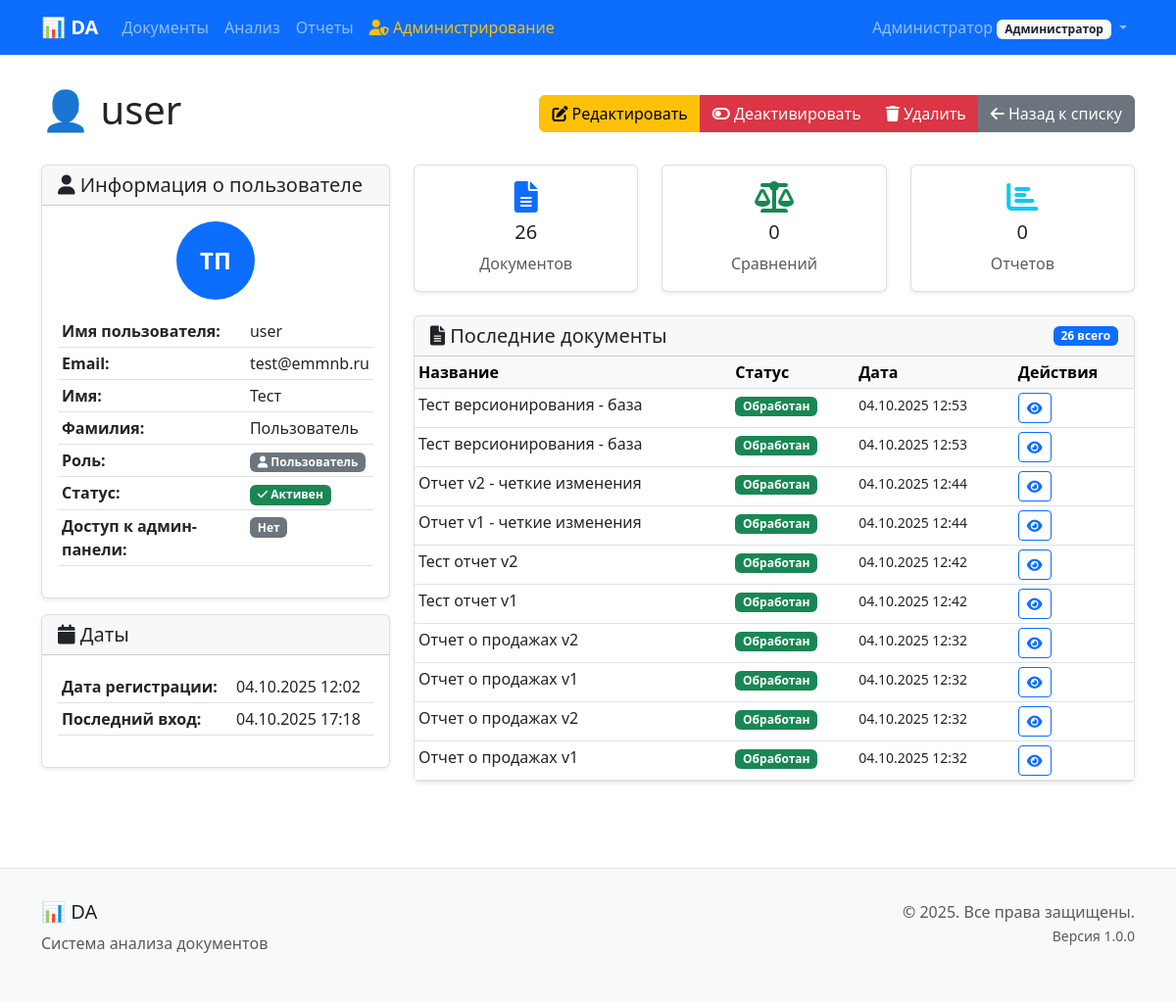
Page /users/admin/4/ (signed in) on the earlier database version.
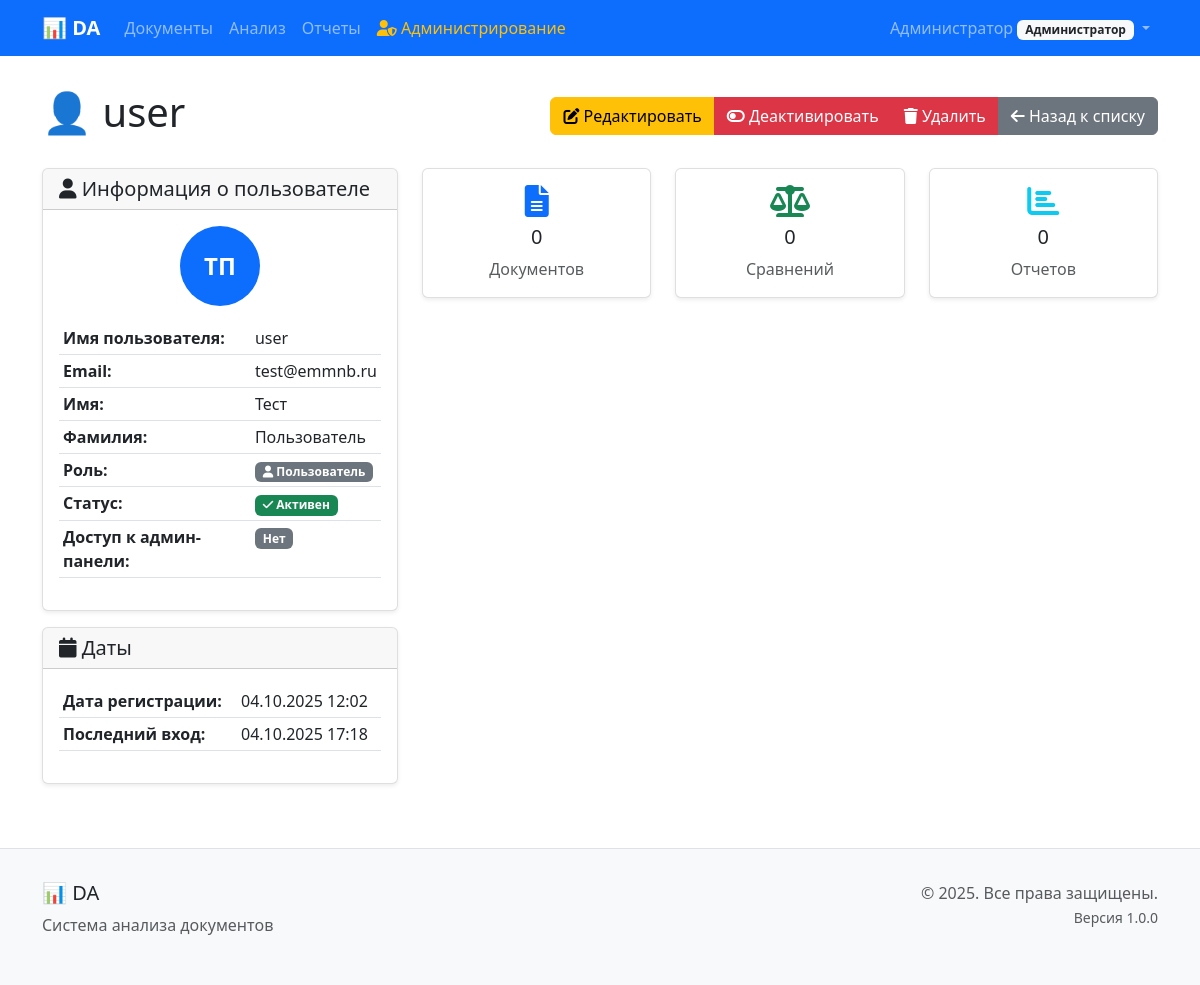
Same page on the later database version.
### documents/models.py (models this page shows, shortened)
class Document(models.Model):
    STATUS_CHOICES = [
        ('uploaded', 'Загружен'),
        ('processing', 'Обрабатывается'),
        ('processed', 'Обработан'),
        ('error', 'Ошибка'),
    ]
    title = models.CharField(
        max_length=255,
        verbose_name='Название документа'
    )
    filename = models.CharField(
        max_length=255,
        verbose_name='Имя файла'
    )
    file = models.FileField(
        upload_to='documents/%Y/%m/%d/',
        validators=[FileExtensionValidator(allowed_extensions=['docx'])],
        verbose_name='Файл документа'
    )
    file_size = models.BigIntegerField(
        verbose_name='Размер файла (байт)'
    )
    checksum = models.CharField(
        max_length=64,
        verbose_name='Контрольная сумма'
    )
    version = models.CharField(
        max_length=50,
        default='1.0',
        verbose_name='Версия'
    )
    status = models.CharField(
        max_length=20,
        choices=STATUS_CHOICES,
        default='uploaded',
        verbose_name='Статус'
    )
    upload_date = models.DateTimeField(
        auto_now_add=True,
        verbose_name='Дата загрузки'
    )
    processed_date = models.DateTimeField(
        null=True,
        blank=True,
        verbose_name='Дата обработки'
    )
    processing_error = models.TextField(
        blank=True,
        verbose_name='Ошибка обработки'
    )
    user = models.ForeignKey(
        User,
        on_delete=models.CASCADE,
        related_name='documents',
        verbose_name='Пользователь'
    )
    parent_document = models.ForeignKey(
        'self',
        on_delete=models.CASCADE,
        null=True,
        blank=True,
        related_name='versions',
        verbose_name='Родительский документ'
    )
    is_latest_version = models.BooleanField(
        default=True,
        verbose_name='Последняя версия'
    )
    version_notes = models.TextField(
        blank=True,
        verbose_name='Заметки к версии'
    )
    content_text = models.TextField(
        blank=True,
        verbose_name='Текстовое содержимое'
    )
    content_structure = models.JSONField(
        default=dict,
        blank=True,
        verbose_name='Структура документа'
    )
    metadata = models.JSONField(
        default=dict,
        blank=True,
        verbose_name='Метаданные'
    )
    key_points = models.JSONField(
        default=list,
        blank=True,
        verbose_name='Ключевые моменты'
    )
    key_points_generated_date = models.DateTimeField(
        null=True,
        blank=True,
        verbose_name='Дата генерации ключевых моментов'
    )
    class Meta:
        verbose_name = 'Документ'
        verbose_name_plural = 'Документы'
        ordering = ['-upload_date']
    def get_latest_version(self):
        if self.parent_document:
            return self.parent_document.get_latest_version()
        else:
            latest = self.versions.filter(is_latest_version=True).first()
            return latest if latest else self

### users/admin_views.py (the view)
# urls.py: path('admin/<int:pk>/', admin_views.AdminUserDetailView.as_view(), name='admin_detail'),
class AdminUserDetailView(AdminRequiredMixin, DetailView):
    model = User
    template_name = 'users/admin/user_detail.html'
    context_object_name = 'user_obj'
    def get_object(self):
        return get_object_or_404(User, pk=self.kwargs['pk'])
    def get_context_data(self, **kwargs):
        context = super().get_context_data(**kwargs)
        user_obj = self.get_object()
        documents_count = Document.objects.filter(user=user_obj).count()
        comparisons_count = Comparison.objects.filter(user=user_obj).count()
        reports_count = Report.objects.filter(user=user_obj).count()
        last_login = user_obj.last_login
        date_joined = user_obj.date_joined
        recent_documents = Document.objects.filter(user=user_obj).order_by('-upload_date')[:10]
        recent_comparisons = Comparison.objects.filter(user=user_obj).order_by('-created_date')[:10]
        recent_reports = Report.objects.filter(user=user_obj).order_by('-generated_date')[:10]
        context.update({
            'documents_count': documents_count,
            'comparisons_count': comparisons_count,
            'reports_count': reports_count,
            'last_login': last_login,
            'date_joined': date_joined,
            'recent_documents': recent_documents,
            'recent_comparisons': recent_comparisons,
            'recent_reports': recent_reports,
        })
        return context

### users/admin_views.py (called while the page is built)
    def test_func(self):
        is_authenticated = self.request.user.is_authenticated
        is_superuser = self.request.user.is_superuser if is_authenticated else False
        is_admin_role = getattr(self.request.user, 'role', None) == 'admin' if is_authenticated else False
        logger.info(f"Admin access check for {self.request.user.username if is_authenticated else 'anonymous'}: "
                   f"authenticated={is_authenticated}, superuser={is_superuser}, admin_role={is_admin_role}")
        return is_authenticated and (is_superuser or is_admin_role)

### templates/users/admin/user_detail.html (shortened to what the changed rows need)
{% extends 'base/base.html' %}
{% block content %}
<div class="row">
    <div class="col-12">
        <div class="d-flex justify-content-between align-items-center mb-4">
            <h1>👤 {{ user_obj.username }}</h1>
        </div>
        <div class="row">
            <div class="col-md-8">
                <div class="row mb-4">
                    <div class="col-md-4">
                        <div class="card text-center">
                            <div class="card-body">
                                <i class="fas fa-file-alt fa-2x text-primary mb-2"></i>
                                <h5 class="card-title">{{ documents_count }}</h5>
                                <p class="card-text text-muted">Документов</p>
                            </div>
                        </div>
                    </div>
                </div>
                {% if recent_documents %}
                    <div class="card mb-4">
                        <div class="card-header d-flex justify-content-between align-items-center">
                            <h5 class="mb-0">
                                <i class="fas fa-file-alt"></i> Последние документы
                            </h5>
                            <span class="badge bg-primary">{{ documents_count }} всего</span>
                        </div>
                        <div class="card-body p-0">
                            <div class="table-responsive">
                                <table class="table table-sm mb-0">
                                    <thead class="table-light">
                                        <tr>
                                            <th>Название</th>
                                            <th>Статус</th>
                                            <th>Дата</th>
                                            <th>Действия</th>
                                        </tr>
                                    </thead>
                                    <tbody>
                                        {% for document in recent_documents %}
                                        <tr>
                                            <td>{{ document.title|truncatechars:30 }}</td>
                                            <td>
                                                <span class="badge
                                                    {% if document.status == 'processed' %}bg-success
                                                    {% elif document.status == 'uploaded' %}bg-warning
                                                    {% elif document.status == 'error' %}bg-danger
                                                    {% else %}bg-secondary{% endif %}">
                                                    {{ document.get_status_display }}
                                                </span>
                                            </td>
                                            <td>
                                                <small>{{ document.upload_date|date:"d.m.Y H:i" }}</small>
                                            </td>
                                            <td>
                                                <a href="{% url 'documents:detail' document.get_latest_version.pk %}" class="btn btn-outline-primary btn-sm">
                                                    <i class="fas fa-eye"></i>
                                                </a>
                                            </td>
                                        </tr>
                                        {% endfor %}
                                    </tbody>
                                </table>
                            </div>
                        </div>
                    </div>
                {% endif %}
            </div>
        </div>
    </div>
</div>
{% endblock %}

Differences in the rows shown:
removed Document: title "Тест версионирования - база", status "Обработан", upload_date "04.10.2025 12:53"
removed Document: title "Тест версионирования - база", status "Обработан", upload_date "04.10.2025 12:53"
removed Document: title "Отчет v2 - четкие изменения", status "Обработан", upload_date "04.10.2025 12:44"
removed Document: title "Отчет v1 - четкие изменения", status "Обработан", upload_date "04.10.2025 12:44"
removed Document: title "Тест отчет v2", status "Обработан", upload_date "04.10.2025 12:42"
removed Document: title "Тест отчет v1", status "Обработан", upload_date "04.10.2025 12:42"
removed Document: title "Отчет о продажах v2", status "Обработан", upload_date "04.10.2025 12:32"
removed Document: title "Отчет о продажах v1", status "Обработан", upload_date "04.10.2025 12:32"
removed Document: title "Отчет о продажах v2", status "Обработан", upload_date "04.10.2025 12:32"
removed Document: title "Отчет о продажах v1", status "Обработан", upload_date "04.10.2025 12:32"
Other differences:
{{ documents_count }}: "26" → "0"
{{ documents_count }}: "26" → (not shown)
text no longer shown: "Последние документы всего Название Статус Дата Действия"
